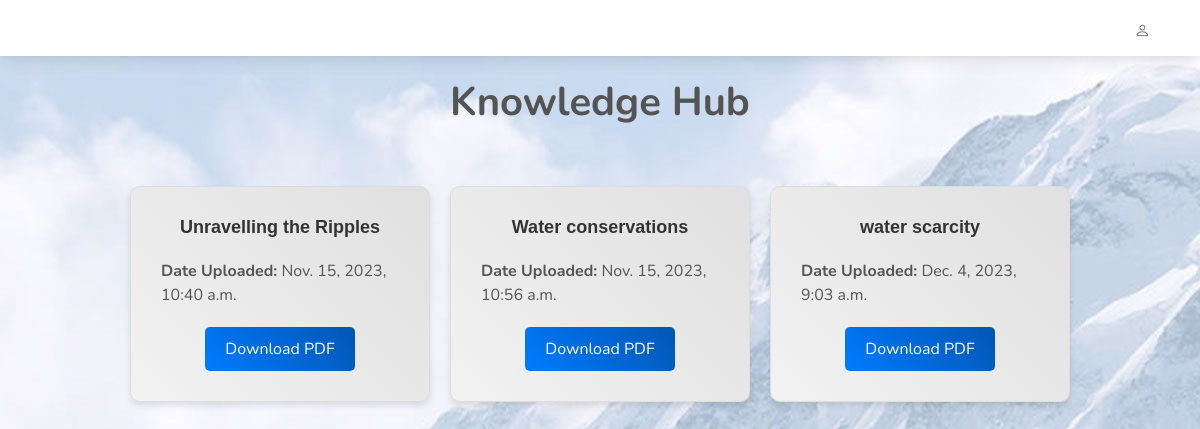
Screenshot of /view_uploaded_files/ with the database file from the repository.
### watersystemapp/models.py (models this page shows, shortened)
class UploadedFile(models.Model):
    file_id = models.AutoField(primary_key=True)
    description = models.TextField()
    pdf_file = models.FileField(upload_to='uploads/pdf/')
    upload_date = models.DateTimeField(auto_now_add=True)

### watersystemapp/views.py (the view)
# urls.py: path('view_uploaded_files/', views.view_uploaded_files, name='view_uploaded_files'),
def view_uploaded_files(request):
    uploaded_files = UploadedFile.objects.all()
    return render(request, 'view_uploaded_files.html', {'uploaded_files': uploaded_files})

### templates/view_uploaded_files.html (shortened to what this page needs)
{% load static %}
<!doctype html>
     <html lang="en">
     <head>
         <link rel="stylesheet" href="{% static 'assets/css/bootstrap.min.css' %}">
         <link rel="stylesheet" href="https://cdn.jsdelivr.net/npm/bootstrap-icons@1.9.1/font/bootstrap-icons.css">
         <link rel="stylesheet" href="{% static 'assets/plugins/testimonial/css/owl.carousel.min.css' %}">
         <link rel="stylesheet" href="{% static 'assets/plugins/testimonial/css/owl.theme.min.css' %}">
         <link rel="stylesheet" type="text/css" href="{% static 'assets/css/style.css' %}" />
         <link rel="stylesheet" href="{% static 'assets//css/animate.min.css' %}">
         <body class="img js-fullheight" style="background-image: url('{% static 'assets/images/slider/s2.jpg'%}');">
        </head>
     <body class="bg-white">
       <header>
             <div id="menu-jk" class="nav-part shadow-md bg-white navcol">
                 <div class="container-lg">
                     <div class="row  p-2">
                         <div class="col-lg-3 p-2">
                         </div>
                         <div id="menu" class="col-lg-9 d-none pt-1 d-lg-block">
                             <ul class="fw-bold nacul fs-7">
                                 <li class="float-end pt-2">
                                    <i class="bi bi-person"></i>
                                 </li>
                             </ul>
                         </div>
                     </div>
                 </div>
             </div>
         </header><br><br>
<body>
               <div class="section-title row">
                <h2 class="fs-1 fw-bold">Knowledge Hub</h2>
            </div>
    <div class="container-row">
        {% for uploaded_file in uploaded_files %}
        <div class="file-container">
            <h2 class="file-details file-description">
                {{ uploaded_file.description }}
            </h2>
            <div class="file-details date-uploaded">
                <strong>Date Uploaded:</strong> {{ uploaded_file.upload_date }}
            </div>
            <div class="file-details">
                <a class="download-link" href="{{ uploaded_file.pdf_file.url }}" download>Download PDF</a>
            </div>
        </div>
        {% endfor %}
    </div>
</body>
</html>

### static/assets/css/style.css (style rules this page uses)
* { margin: 0px; padding: 0px; list-style: none; }
a { text-decoration: none; outline: none; color: #444; }
ul { margin-bottom: 0; padding-left: 0; }
html, body { height: 100%; font-family: "Nunito", sans-serif; }
::placeholder { color: #747f8a !important; font-size: 13px; opacity: 0.5 !important; }
h1, h2, h3, h4, h5, h6 { color: #545454; }
body { background-color: #f5f8fc !important; -webkit-font-smoothing: antialiased; -moz-osx-font-smoothing: grayscale; text-rendering: optimizeLegibility; color: #6A6A6A; overflow-x: hidden; }
.section-title { padding: 30px; margin: 0px; margin-bottom: 20px; }
.section-title h2 { width: 100%; text-align: center; font-weight: 600; margin-bottom: 0px; }
.fw-bold { font-weight: 700 !important; }
.shadow-md { box-shadow: 0 10px 15px -3px rgba(0, 0, 0, 0.07), 0 4px 6px -2px rgba(0, 0, 0, 0.05); }
.fs-7 { font-size: 0.95rem; }
header { z-index: 999; position: absolute; width: 100%; }

### templates/view_uploaded_files.html (style rules this page uses)
.container-row { display: flex; flex-wrap: wrap; justify-content: center; }
.file-container { border: 1px solid #ddd; margin: 10px; padding: 20px; border-radius: 10px; background: linear-gradient(45deg, #f2f2f2, #e0e0e0); transition: transform 0.2s, box-shadow 0.2s; width: 300px; box-shadow: 0 4px 6px rgba(0, 0, 0, 0.1); display: flex; flex-direction: column; align-items: center; }
.file-details { margin-bottom: 10px; }
.file-description { font-weight: bold; color: #333; font-family: 'Arial', sans-serif; font-size: 18px; }
.date-uploaded { color: #555; }
.download-link { text-decoration: none; background: linear-gradient(45deg, #007BFF, #0056b3); color: #fff; padding: 10px 20px; border-radius: 5px; display: inline-block; transition: background 0.3s; }
h2 { font-size: 24px; }
.file-details { margin: 10px; }

### rows the page displays
UploadedFile: description "Unravelling the Ripples", upload_date "Nov. 15, 2023, 10:40 a.m."
UploadedFile: description "Water conservations", upload_date "Nov. 15, 2023, 10:56 a.m."
UploadedFile: description "water scarcity", upload_date "Dec. 4, 2023, 9:03 a.m."
